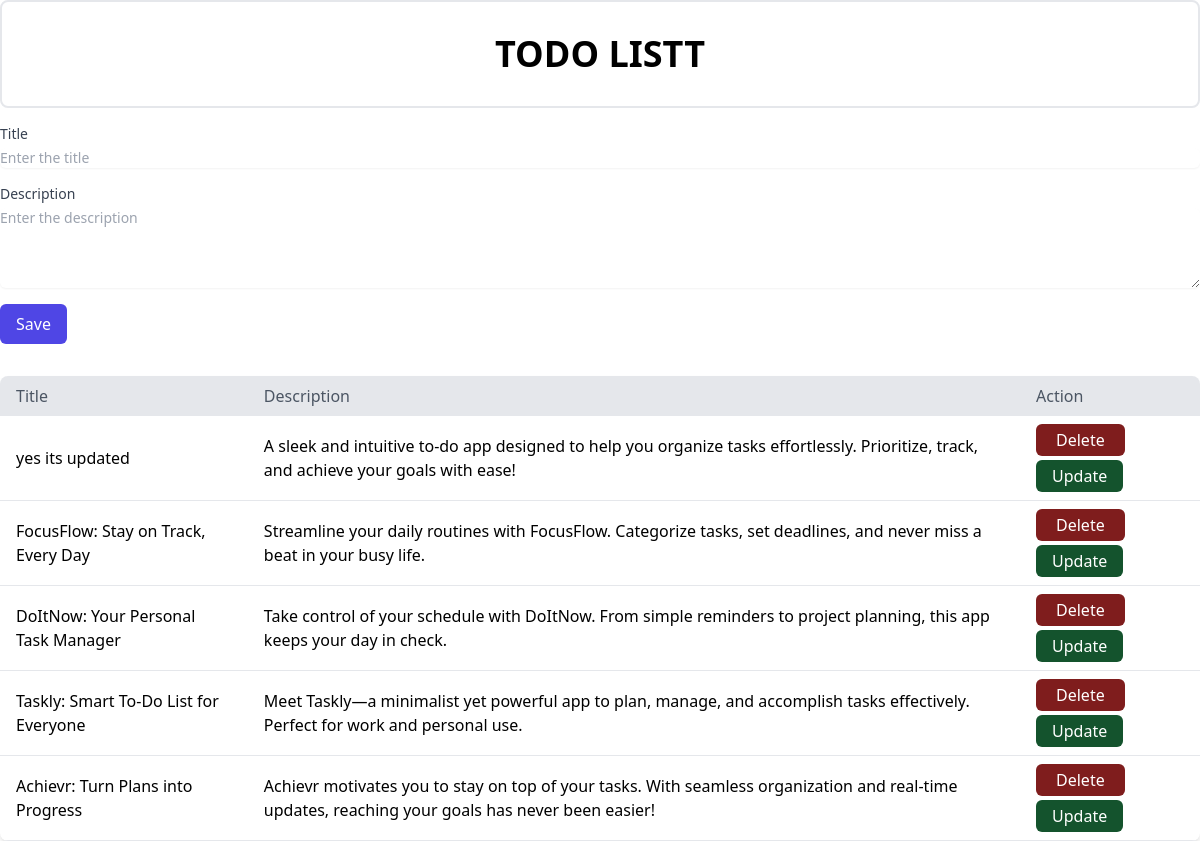
/todo/, run on the app's committed database.
### todo/models.py (models this page shows)
class todos(models.Model):
    title=models.CharField( max_length=100)
    description=models.TextField(max_length=8000)

### todo/views.py (the view)
# urls.py: 2. Add a URL to urlpatterns:  path('', views.home, name='home')
def home(request):
    value=todos.objects.all()
    context={"values":value}
    if request.method == "POST":
        data=request.POST.get
        title=data('title')
        description=data("description")
        todos.objects.create(title=title,description=description)
        return redirect('/todo/')
    return render(request,'index.html',context)

### todo/templates/index.html (shortened to what this page needs)
{% load static tailwind_tags %}
<!DOCTYPE html>
<html lang="en">
<head>
    {% tailwind_css %}
</head>
<body class="max-w-[1350px] mx-auto">
   <div class="">
    <h1 class="border-2 border-gray-200 text-center py-8 font-bold text-4xl rounded-lg">TODO LISTT</h1>
   </div>
   <div>
    <form action="#" method="POST" class="space-y-4">
        <div>
          <label for="title" class="block text-sm font-medium text-gray-700">Title</label>
          <input
            type="text"
            id="title"
            name="title"
            value="{{values.title}}"
            class="mt-1 block w-full rounded-md border-gray-300 shadow-sm focus:border-indigo-500 focus:ring-indigo-500 sm:text-sm"
            placeholder="Enter the title"
            required
          />
        </div>
        <div>
          <label for="description" class="block text-sm font-medium text-gray-700">Description</label>
          <textarea
            id="description"
            name="description"
            rows="4"
            class="mt-1 block w-full rounded-md border-gray-300 shadow-sm focus:border-indigo-500 focus:ring-indigo-500 sm:text-sm"
            placeholder="Enter the description"
            required
            value="{{values.description}}"
          ></textarea>
        </div>
        <button
          type="submit"
          class="bg-indigo-600 text-white py-2 px-4 rounded-md hover:bg-indigo-700 focus:outline-none focus:ring-2 focus:ring-indigo-500 focus:ring-offset-2"
        >
          Save
        </button>
      </form>
   </div>
   <div class="mt-8">
    <table class="min-w-full bg-white shadow-md rounded-lg overflow-hidden">
        <thead class="bg-gray-200">
          <tr>
            <th class="py-2 px-4 text-left text-gray-600 font-medium">Title</th>
            <th class="py-2 px-4 text-left text-gray-600 font-medium">Description</th>
            <th class="py-2 px-4 text-left text-gray-600 font-medium">Action</th>
          </tr>
        </thead>
        <tbody>
            {% for value in values %}
          <tr class="border-b">
            <td class="py-2 px-4">{{value.title}}</td>
            <td class="py-2 px-4">{{value.description}}</td>
            <td class="py-2 px-4">
             <a href="/delete_todo/{{value.id}}"> <button class="bg-red-900 text-white py-1 px-5 rounded-md mb-1">
                Delete
              </button></a>
              <a href="/update_todo/{{value.id}}">
              <button class="bg-green-900 text-white py-1 px-4 rounded-md">
                Update
              </button>
            </a>
            </td>
          </tr>
          {% endfor %}
          </tbody>
   </div>
</body>
</html>

### data on the page
todos: title "yes its updated", description "A sleek and intuitive to-do app designed to help you organize tasks effortlessly. Prioritize, track, and achieve your goals with ease!"
todos: title "FocusFlow: Stay on Track, Every Day", description "Streamline your daily routines with FocusFlow. Categorize tasks, set deadlines, and never miss a beat in your busy life."
todos: title "DoItNow: Your Personal Task Manager", description "Take control of your schedule with DoItNow. From simple reminders to project planning, this app keeps your day in check."
todos: title "Taskly: Smart To-Do List for Everyone", description "Meet Taskly—a minimalist yet powerful app to plan, manage, and accomplish tasks effectively. Perfect for work and personal use."
todos: title "Achievr: Turn Plans into Progress", description "Achievr motivates you to stay on top of your tasks. With seamless organization and real-time updates, reaching your goals has never been easier!"
